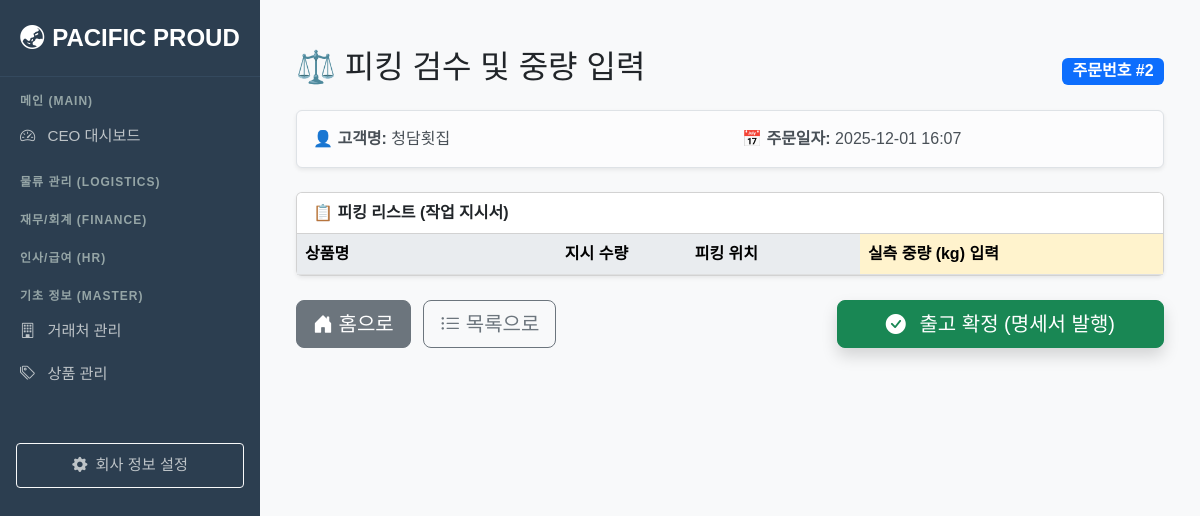
The app's page /order/2/weight/ with its own data.
### fulfillment/models.py (models this page shows, shortened)
class Order(models.Model):
    client = models.ForeignKey(Partner, on_delete=models.PROTECT, limit_choices_to={'partner_type__in': ['CLIENT', 'BOTH']}, verbose_name="납품처", null=True)
    order_date = models.DateTimeField(auto_now_add=True)
    status = models.CharField(max_length=20, choices=[('PENDING', '접수'), ('ALLOCATED', '피킹지시'), ('SHIPPED', '출고완료')], default='PENDING')
    memo = models.CharField(max_length=200, blank=True, null=True, verbose_name="주문 메모")
    total_revenue = models.DecimalField(max_digits=12, decimal_places=0, default=0, verbose_name="총 매출액")
    total_cogs = models.DecimalField(max_digits=12, decimal_places=0, default=0, verbose_name="총 원가(COGS)")

class Partner(models.Model):
    name = models.CharField(max_length=100, verbose_name="상호명")
    partner_type = models.CharField(max_length=10, choices=PartnerType.choices, verbose_name="구분")
    biz_number = models.CharField(max_length=20, verbose_name="사업자번호", blank=True, null=True)
    owner_name = models.CharField(max_length=50, verbose_name="대표자명", blank=True, null=True)
    phone = models.CharField(max_length=20, verbose_name="대표 전화번호", blank=True, null=True)
    address = models.CharField(max_length=200, verbose_name="주소", blank=True, null=True)
    contact_person = models.CharField(max_length=50, verbose_name="담당자명", blank=True, null=True)
    contact_phone = models.CharField(max_length=20, verbose_name="담당자 연락처", blank=True, null=True)
    initial_balance = models.DecimalField(max_digits=12, decimal_places=0, default=0, verbose_name="기초 미수/미지급금")

### fulfillment/views.py (the view, shortened to what this page needs)
# urls.py: path('order/<int:order_id>/weight/', views.process_weight, name='process_weight'),
def process_weight(request, order_id):
    order = get_object_or_404(Order, id=order_id)
    return render(request, 'fulfillment/process_weight.html', {'order': order})

### templates/fulfillment/process_weight.html (shortened to what this page needs)
{% extends 'base.html' %}
{% load humanize %}
{% block content %}
<div class="container mt-4">
    <div class="d-flex justify-content-between align-items-center mb-3">
        <h2>⚖️ 피킹 검수 및 중량 입력</h2>
        <span class="badge bg-primary fs-6">주문번호 #{{ order.id }}</span>
    </div>
    <div class="alert alert-light border shadow-sm mb-4">
        <div class="row">
            <div class="col-md-6">
                <strong>👤 고객명:</strong> {{ order.client.name }}
            </div>
            <div class="col-md-6">
                <strong>📅 주문일자:</strong> {{ order.order_date|date:"Y-m-d H:i" }}
            </div>
        </div>
    </div>
    <form method="post">
        <div class="card shadow-sm mb-4">
            <div class="card-header bg-white fw-bold">
                📋 피킹 리스트 (작업 지시서)
            </div>
            <div class="card-body p-0">
                <table class="table table-hover align-middle mb-0">
                    <thead class="table-light">
                        <tr>
                            <th style="width: 30%;">상품명</th>
                            <th style="width: 15%;">지시 수량</th>
                            <th style="width: 20%;">피킹 위치</th>
                            <th style="width: 35%; background-color: #fff3cd;">실측 중량 (kg) 입력</th>
                        </tr>
                    </thead>
                </table>
            </div>
        </div>
        <div class="d-flex justify-content-between align-items-center mt-4 pb-5">
            <div>
                <a href="{% url 'fulfillment:dashboard' %}" class="btn btn-secondary btn-lg me-2">
                    <i class="bi bi-house-door-fill"></i> 홈으로
                </a>
                <a href="{% url 'fulfillment:order_list' %}" class="btn btn-outline-secondary btn-lg">
                    <i class="bi bi-list-ul"></i> 목록으로
                </a>
            </div>
            <button type="submit" class="btn btn-success btn-lg px-5 shadow">
                <i class="bi bi-check-circle-fill me-2"></i> 출고 확정 (명세서 발행)
            </button>
        </div>
    </form>
</div>
{% endblock %}

### templates/base.html (style rules this page uses)
body { font-family: 'Malgun Gothic', sans-serif; background-color: #f8f9fa; }
.card-body.p-0 { max-height: 75vh; overflow-y: auto; }
.table thead th { position: sticky; top: 0; z-index: 2; background-color: #e9ecef; box-shadow: 0 2px 2px -1px rgba(0, 0, 0, 0.1); border-top: none; }

### records on screen
Order: id "2", client.name "청담횟집", order_date "2025-12-01 16:07"
